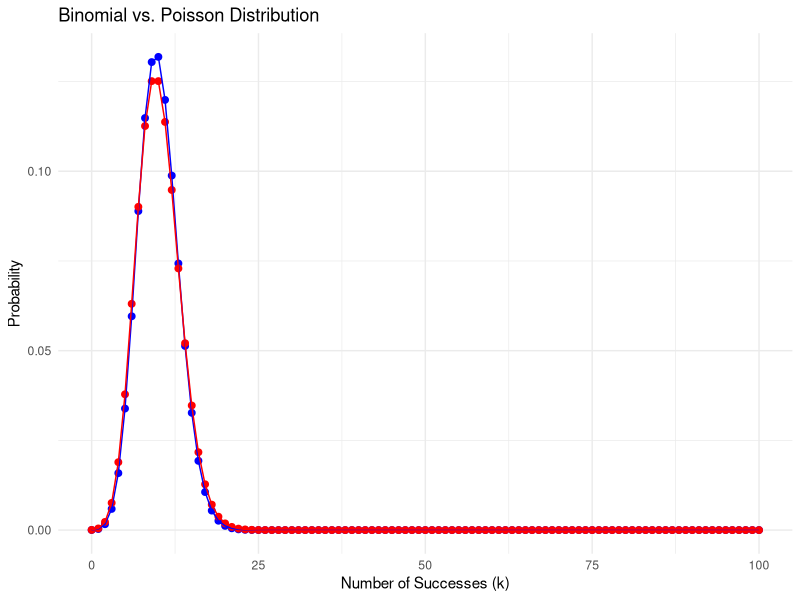

R code for this plot:
## ---- chunk 1
library(ggplot2)

binomial_pmf <- function(k, n, p) {
  choose(n, k) * p^k * (1 - p)^(n - k)
}

poisson_pmf <- function(k, lambda) {
  exp(-lambda) * lambda^k / factorial(k)
}

n <- 100  
p <- 0.1  
lambda <- n * p  

k_values <- 0:n

binomial_probs <- binomial_pmf(k_values, n, p)
poisson_probs <- poisson_pmf(k_values, lambda)

ggplot(data = data.frame(k = k_values, Binomial = binomial_probs, Poisson = poisson_probs), aes(x = k)) +
  geom_point(aes(y = Binomial), color = "blue", size = 2) +
  geom_point(aes(y = Poisson), color = "red", size = 2) +
  geom_line(aes(y = Binomial), color = "blue") +
  geom_line(aes(y = Poisson), color = "red") +
  labs(title = "Binomial vs. Poisson Distribution",
       x = "Number of Successes (k)",
       y = "Probability") +
  theme_minimal()
